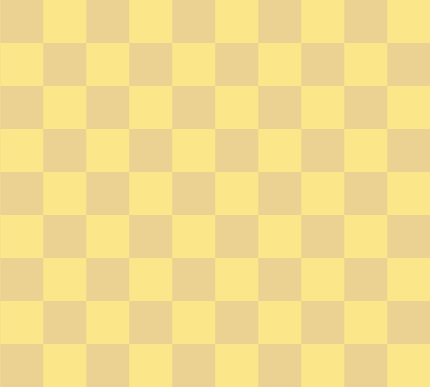

Tiled map render using the project's own tile images. Description and the map definition, with tile-layer contents summarised, below:
An orthogonal 10x9 tile map with 43x43 px tiles, 1 tile layer (background).

<map version="1.0" orientation="orthogonal" width="10" height="9" tilewidth="43" tileheight="43">
 <tileset firstgid="1" name="map" tilewidth="43" tileheight="43">
  <image source="map.png" width="86" height="43" />
  <tile id="0">
   <properties>
    <property name="value" value="0" />
   </properties>
  </tile>
  <tile id="1">
   <properties>
    <property name="value" value="0" />
   </properties>
  </tile>
 </tileset>
 <layer name="background" width="10" height="9">
  <data>[90 cells, 90 non-empty, 2 distinct tile ids]</data>
 </layer>
</map>
